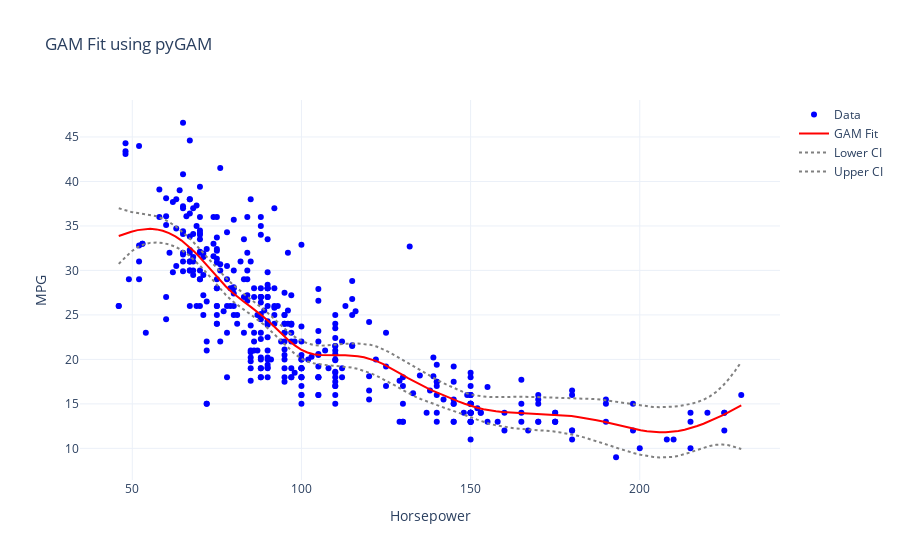

The cell this chart's notebook holds for it:
### Markdown cell above
**Reading Reflection**

Which of the two GAM libraries do you think will be more useful to you? Describe a situation in which you could use GAM, and why the library you picked would be preferable in that context. Submit on Canvas.

### Code cell
import numpy as np
import pandas as pd
import plotly.graph_objects as go
from pygam import LinearGAM, s

# Load dataset
url = "https://github.com/dustywhite7/Econ8310/raw/master/DataSets/auto-mpg.csv"
data = pd.read_csv(url)

# Drop missing values
data = data.dropna()

# Convert 'horsepower' column to numeric
data['horsepower'] = pd.to_numeric(data['horsepower'], errors='coerce')
data = data.dropna()

# Define features and target
X = data[['horsepower']].values
y = data['mpg'].values

# Fit a GAM model with a smoothing spline
gam = LinearGAM(s(0)).fit(X, y)

# Generate predictions
X_pred = np.linspace(X.min(), X.max(), 100).reshape(-1, 1)
y_pred = gam.predict(X_pred)
confidence_intervals = gam.confidence_intervals(X_pred)

# Plot results using Plotly
fig = go.Figure()

# Scatter plot for actual data
fig.add_trace(go.Scatter(
    x=X.flatten(), y=y, mode='markers',
    name='Data', marker=dict(color='blue')
))

# Line plot for GAM fit
fig.add_trace(go.Scatter(
    x=X_pred.flatten(), y=y_pred, mode='lines',
    name='GAM Fit', line=dict(color='red')
))

# Confidence interval (lower bound)
fig.add_trace(go.Scatter(
    x=X_pred.flatten(), y=confidence_intervals[:, 0], mode='lines',
    name='Lower CI', line=dict(dash='dot', color='gray')
))

# Confidence interval (upper bound)
fig.add_trace(go.Scatter(
    x=X_pred.flatten(), y=confidence_intervals[:, 1], mode='lines',
    name='Upper CI', line=dict(dash='dot', color='gray')
))

# Update layout
fig.update_layout(
    title="GAM Fit using pyGAM",
    xaxis_title="Horsepower",
    yaxis_title="MPG",
    template="plotly_white"
)

# Show plot
fig.show()
